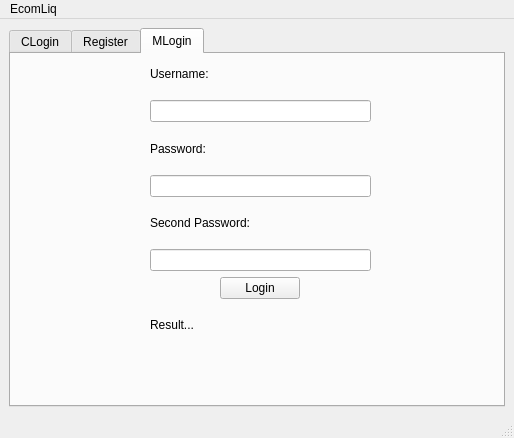
<?xml version="1.0" encoding="UTF-8"?>
<ui version="4.0">
 <class>MainWindow</class>
 <widget class="QMainWindow" name="MainWindow">
  <property name="geometry">
   <rect>
    <x>0</x>
    <y>0</y>
    <width>514</width>
    <height>438</height>
   </rect>
  </property>
  <property name="windowTitle">
   <string>MainWindow</string>
  </property>
  <property name="styleSheet">
   <string notr="true">QWidget {
    background-color: black;
    color: white;
}
/* Customize QPushButton specifically */
QPushButton {
    background-color: gray; /* A slightly lighter background for buttons */
    color: white;
    border: 2px solid white;
    border-radius: 5px;
}

/* Customize QTabWidget */
QTabWidget::pane {
    background-color: black;
    border: 1px solid white;
}

QTabWidget::tab-bar {
    alignment: center;
}

QTabBar::tab {
    background: gray;
    color: white;
    padding: 5px;
    border: 1px solid white;
}

QTabBar::tab:selected {
    background: white;
    color: black;
}

QLineEdit {
    border: 1px solid gray;
    border-radius: 3px;
    padding: 2px;
}
font: 900 italic 9pt &quot;Segoe UI&quot;;</string>
  </property>
  <widget class="QWidget" name="centralwidget">
   <layout class="QHBoxLayout" name="horizontalLayout">
    <item>
     <widget class="QTabWidget" name="tabWidget">
      <property name="currentIndex">
       <number>2</number>
      </property>
      <widget class="QWidget" name="Login">
       <attribute name="title">
        <string>CLogin</string>
       </attribute>
       <widget class="QWidget" name="verticalLayoutWidget">
        <property name="geometry">
         <rect>
          <x>150</x>
          <y>30</y>
          <width>191</width>
          <height>241</height>
         </rect>
        </property>
        <layout class="QVBoxLayout" name="verticalLayout">
         <item>
          <widget class="QLabel" name="label">
           <property name="text">
            <string>Username:</string>
           </property>
          </widget>
         </item>
         <item>
          <widget class="QLineEdit" name="nameLine">
           <property name="enabled">
            <bool>true</bool>
           </property>
           <property name="autoFillBackground">
            <bool>false</bool>
           </property>
           <property name="text">
            <string/>
           </property>
          </widget>
         </item>
         <item>
          <widget class="QLabel" name="label_2">
           <property name="text">
            <string>Password:</string>
           </property>
          </widget>
         </item>
         <item>
          <widget class="QLineEdit" name="passLine">
           <property name="inputMask">
            <string/>
           </property>
           <property name="text">
            <string/>
           </property>
           <property name="echoMode">
            <enum>QLineEdit::EchoMode::Password</enum>
           </property>
          </widget>
         </item>
         <item alignment="Qt::AlignmentFlag::AlignHCenter|Qt::AlignmentFlag::AlignVCenter">
          <widget class="QPushButton" name="loginButto">
           <property name="minimumSize">
            <size>
             <width>50</width>
             <height>0</height>
            </size>
           </property>
           <property name="maximumSize">
            <size>
             <width>60</width>
             <height>20</height>
            </size>
           </property>
           <property name="text">
            <string>Login</string>
           </property>
          </widget>
         </item>
         <item alignment="Qt::AlignmentFlag::AlignHCenter">
          <widget class="QLabel" name="resultLabel">
           <property name="text">
            <string>Awaiting Login ...</string>
           </property>
          </widget>
         </item>
        </layout>
       </widget>
      </widget>
      <widget class="QWidget" name="Register">
       <attribute name="title">
        <string>Register</string>
       </attribute>
       <widget class="QWidget" name="verticalLayoutWidget_2">
        <property name="geometry">
         <rect>
          <x>110</x>
          <y>10</y>
          <width>281</width>
          <height>341</height>
         </rect>
        </property>
        <layout class="QVBoxLayout" name="verticalLayout_2">
         <item>
          <widget class="QLabel" name="label_3">
           <property name="text">
            <string>Username:</string>
           </property>
          </widget>
         </item>
         <item>
          <widget class="QLineEdit" name="regUser"/>
         </item>
         <item>
          <widget class="QLabel" name="label_4">
           <property name="text">
            <string>Password:</string>
           </property>
          </widget>
         </item>
         <item>
          <widget class="QLineEdit" name="regPass"/>
         </item>
         <item>
          <widget class="QLabel" name="label_5">
           <property name="text">
            <string>Liquor License Number:</string>
           </property>
          </widget>
         </item>
         <item>
          <widget class="QLineEdit" name="regLnum"/>
         </item>
         <item>
          <widget class="QLabel" name="label_6">
           <property name="text">
            <string>Liquor License Expiry Year:</string>
           </property>
          </widget>
         </item>
         <item>
          <widget class="QLineEdit" name="regLdate"/>
         </item>
         <item>
          <widget class="QLabel" name="label_7">
           <property name="text">
            <string>Business Adderess</string>
           </property>
          </widget>
         </item>
         <item>
          <widget class="QLineEdit" name="regAdrs"/>
         </item>
         <item>
          <widget class="QLabel" name="label_8">
           <property name="text">
            <string>Credit Card Number</string>
           </property>
          </widget>
         </item>
         <item>
          <widget class="QLineEdit" name="regCard"/>
         </item>
         <item>
          <widget class="QLabel" name="label_10">
           <property name="text">
            <string>Name:</string>
           </property>
          </widget>
         </item>
         <item>
          <widget class="QLineEdit" name="regName"/>
         </item>
         <item>
          <widget class="QLabel" name="label_9">
           <property name="text">
            <string/>
           </property>
          </widget>
         </item>
        </layout>
       </widget>
       <widget class="QPushButton" name="regButton">
        <property name="geometry">
         <rect>
          <x>410</x>
          <y>130</y>
          <width>80</width>
          <height>18</height>
         </rect>
        </property>
        <property name="text">
         <string>Register</string>
        </property>
       </widget>
       <widget class="QLabel" name="regResult">
        <property name="geometry">
         <rect>
          <x>406</x>
          <y>160</y>
          <width>81</width>
          <height>21</height>
         </rect>
        </property>
        <property name="text">
         <string>Result...</string>
        </property>
       </widget>
      </widget>
      <widget class="QWidget" name="MLogin">
       <attribute name="title">
        <string>MLogin</string>
       </attribute>
       <widget class="QWidget" name="verticalLayoutWidget_3">
        <property name="geometry">
         <rect>
          <x>139</x>
          <y>0</y>
          <width>221</width>
          <height>291</height>
         </rect>
        </property>
        <layout class="QVBoxLayout" name="verticalLayout_3">
         <item>
          <widget class="QLabel" name="label_11">
           <property name="text">
            <string>Username:</string>
           </property>
          </widget>
         </item>
         <item>
          <widget class="QLineEdit" name="mUser"/>
         </item>
         <item>
          <widget class="QLabel" name="label_12">
           <property name="text">
            <string>Password:</string>
           </property>
          </widget>
         </item>
         <item>
          <widget class="QLineEdit" name="mP1">
           <property name="echoMode">
            <enum>QLineEdit::EchoMode::Password</enum>
           </property>
          </widget>
         </item>
         <item>
          <widget class="QLabel" name="label_13">
           <property name="text">
            <string>Second Password:</string>
           </property>
          </widget>
         </item>
         <item>
          <widget class="QLineEdit" name="mP2">
           <property name="echoMode">
            <enum>QLineEdit::EchoMode::Password</enum>
           </property>
          </widget>
         </item>
         <item alignment="Qt::AlignmentFlag::AlignHCenter">
          <widget class="QPushButton" name="mLoginButton">
           <property name="minimumSize">
            <size>
             <width>50</width>
             <height>0</height>
            </size>
           </property>
           <property name="text">
            <string>Login</string>
           </property>
          </widget>
         </item>
         <item>
          <widget class="QLabel" name="mResult">
           <property name="text">
            <string>Result...</string>
           </property>
          </widget>
         </item>
        </layout>
       </widget>
      </widget>
     </widget>
    </item>
   </layout>
  </widget>
  <widget class="QMenuBar" name="menubar">
   <property name="geometry">
    <rect>
     <x>0</x>
     <y>0</y>
     <width>514</width>
     <height>17</height>
    </rect>
   </property>
   <widget class="QMenu" name="menuEcomLiq">
    <property name="title">
     <string>EcomLiq</string>
    </property>
   </widget>
   <addaction name="menuEcomLiq"/>
  </widget>
  <widget class="QStatusBar" name="statusbar"/>
 </widget>
 <resources/>
 <connections/>
</ui>
